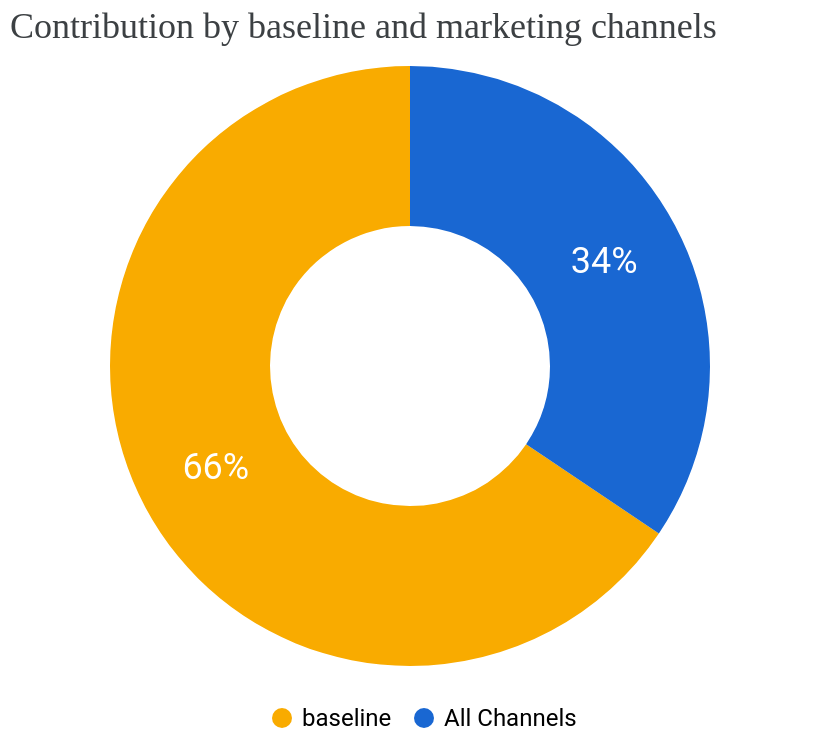

The notebook cell this image was saved under:
### Code cell
media_summary.plot_contribution_pie_chart()

### Figure 1 — Vega-Lite specification as saved in the notebook (floating-point values rounded to 4 significant figures)
{"config": {"view": {"continuousWidth": 300, "continuousHeight": 300, "stroke": null}}, "layer": [{"mark": {"type": "arc", "innerRadius": 70, "outerRadius": 150}, "encoding": {"color": {"field": "channel", "legend": {"direction": "horizontal", "labelFont": "Roboto", "labelFontSize": 12, "legendX": 130, "legendY": 320, "orient": "none", "title": null}, "scale": {"domain": ["baseline", "All Channels"], "range": ["#F9AB00", "#1967D2"]}, "type": "nominal"}, "theta": {"field": "pct_of_contribution", "stack": true, "type": "quantitative"}}}, {"mark": {"type": "text", "fill": "white", "font": "Roboto", "radius": 110, "size": 18}, "encoding": {"color": {"field": "channel", "legend": {"direction": "horizontal", "labelFont": "Roboto", "labelFontSize": 12, "legendX": 130, "legendY": 320, "orient": "none", "title": null}, "scale": {"domain": ["baseline", "All Channels"], "range": ["#F9AB00", "#1967D2"]}, "type": "nominal"}, "text": {"field": "pct_of_contribution", "format": ".0%", "type": "quantitative"}, "theta": {"field": "pct_of_contribution", "stack": true, "type": "quantitative"}}}], "data": {"name": "data-fa7a1df97af51642d964d8d3f4a8ac93"}, "title": {"text": "Contribution by baseline and marketing channels", "anchor": "start", "color": "#3C4043", "font": "Google Sans Display", "fontSize": 18, "fontWeight": "normal", "offset": 10}, "width": 400, "$schema": "https://vega.github.io/schema/vega-lite/v5.20.1.json", "datasets": {"data-fa7a1df97af51642d964d8d3f4a8ac93": [{"channel": "baseline", "incremental_outcome": 2859000.0, "pct_of_contribution": 0.6557}, {"channel": "All Channels", "incremental_outcome": 1501000.0, "pct_of_contribution": 0.3443}]}}
